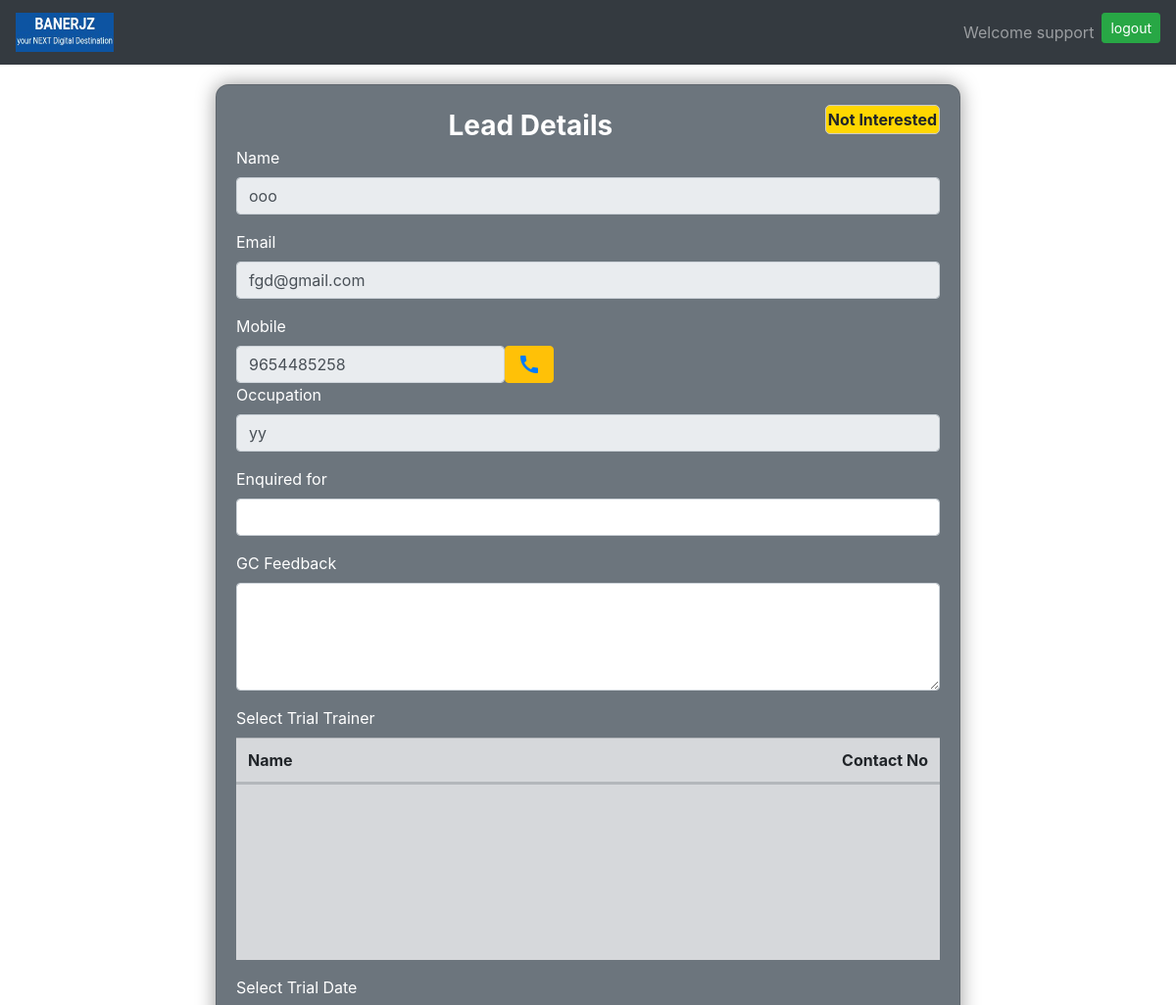
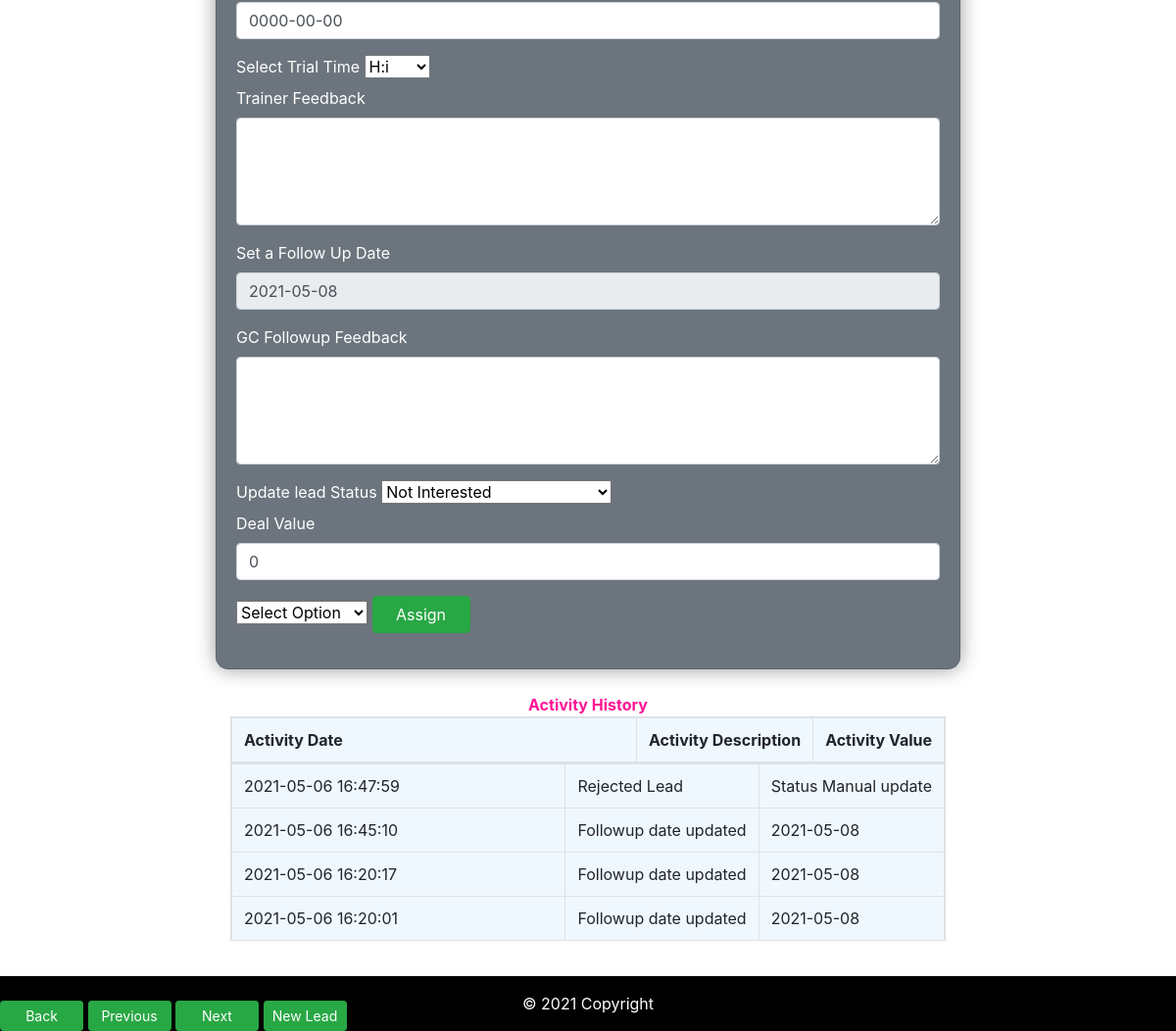
Page /form.php (signed in) on the committed database (2 pictures, top to bottom).
### tables this page shows
CREATE TABLE `leads` (
  `lead_id` int NOT NULL AUTO_INCREMENT,
  `lead_user_id` int NOT NULL,
  `lead_assigned` varchar(255) NOT NULL,
  `lead_email` varchar(255) NOT NULL,
  `lead_name` varchar(255) NOT NULL,
  `lead_phonenumber` varchar(12) NOT NULL,
  `lead_jobtitle` varchar(255) NOT NULL,
  `lead_status` varchar(255) NOT NULL,
  `lead_callcount` int NOT NULL,
  `lead_date` date NOT NULL,
  `lead_trail_date` date NOT NULL,
  `lead_trail_time` time NOT NULL,
  `lead_followupdate` date NOT NULL,
  PRIMARY KEY (`lead_id`)
);

CREATE TABLE `feedbacks` (
  `feedbacks_id` int NOT NULL AUTO_INCREMENT,
  `feedback_lead_id` int NOT NULL,
  `feedback_title` text NOT NULL,
  `feedback_date` datetime NOT NULL,
  `feedback_enquiry` varchar(255) NOT NULL,
  `feedback_gcfeedback` varchar(255) NOT NULL,
  `feedback_trainer` varchar(255) DEFAULT NULL,
  `feedback_trainerfeedback` varchar(255) NOT NULL,
  `feedback_leadstatus` varchar(255) NOT NULL,
  `feedback_leadvalue` int NOT NULL DEFAULT '0',
  PRIMARY KEY (`feedbacks_id`)
);

CREATE TABLE `mapleadactivity` (
  `mapleadactivity_id` int NOT NULL AUTO_INCREMENT,
  `mapactivity_lead_id` int NOT NULL,
  `mapactivity_activity_id` int NOT NULL,
  `mapleadactivity_date` datetime NOT NULL,
  `mapleadactivity_value` varchar(200) NOT NULL,
  PRIMARY KEY (`mapleadactivity_id`)
);

CREATE TABLE `activitys` (
  `activity_id` int NOT NULL AUTO_INCREMENT,
  `activity_description` varchar(255) NOT NULL,
  PRIMARY KEY (`activity_id`)
);

### form.php (the view, shortened to what this page needs)
<?php
include "header.php";
include "db.php";
?>
<?php
$id = $_SESSION["id"];
$today = date("Y-m-d");
if (!empty($lead_id)) {
  $q = "SELECT * FROM `leads` LEFT JOIN feedbacks ON leads.lead_id=feedbacks.feedback_lead_id WHERE leads.lead_id=" . $lead_id . "";
  $qry = mysqli_query($conn, $q);
  $data = $qry->fetch_assoc();
  $lead_name = $data['lead_name'];
  $lead_email = $data['lead_email'];
  $lead_phonenumber = $data['lead_phonenumber'];
  $lead_jobtitle = $data['lead_jobtitle'];
  $feedback_title = $data['feedback_title'];
  $feedback_date = $data['feedback_date'];
  $feedback_enquiry = $data['feedback_enquiry'];
  $feedback_gcfeedback = $data['feedback_gcfeedback'];
  $feedback_selectdate = $data['lead_trail_date'];
  $feedback_selecttime = $data['lead_trail_time'];
  $feedback_trainerfeedback = $data['feedback_trainerfeedback'];
  $feedback_leadstatus = $data['feedback_leadstatus'];
  $feedback_followupdate = $data['lead_followupdate'];
  $feedback_leadvalue = $data['feedback_leadvalue'];
} else {
  $today_last = "SELECT COUNT(*) AS total_tead FROM `leads` WHERE lead_date = '" . $today . "' AND lead_user_id = " . $id . "";
  $resp = $conn->query($today_last);
  $total_result = $resp->fetch_assoc();
  $fetch_date = '';
  $dec_day = 1;
  if ($total_result['total_tead']  == 0) {
    for ($i = 0; $i < $dec_day; $i++) {
      $fetch_date = date('Y-m-d', strtotime('-' . $dec_day . ' day'));
      $sqli = "SELECT COUNT(*) AS total_tead FROM `leads` WHERE lead_date = '" . $fetch_date . "' AND lead_user_id = " . $id . "";
      $dataxx = $conn->query($sqli);
      $totalResult = $dataxx->fetch_assoc();
      if ($totalResult['total_tead'] == 0) {
        $dec_day = $dec_day + 1;
      }
    }
  } else {
    $fetch_date = date("Y-m-d");
  }
  $feedback_sql = "SELECT  COUNT(feedbacks_id) as feedbacks_count FROM leads LEFT JOIN feedbacks ON leads.lead_id=feedbacks.feedback_lead_id WHERE lead_user_id= " . $id . " AND lead_date= '" . $fetch_date . "'";
  $re = $conn->query($feedback_sql);
  $row = $re->fetch_assoc();
  $feedbackCount = $row['feedbacks_count'];
  if ($feedbackCount == 0) {
    $feedbackStatus = "";
  } else {
    $feedbackStatus = " AND feedback_leadstatus !='Lead_Enrolled' AND feedback_leadstatus !='Lead_Enrolled_without_Trial'";
  }
  $sql = "SELECT * FROM leads LEFT JOIN feedbacks ON leads.lead_id=feedbacks.feedback_lead_id WHERE lead_user_id= " . $id . " AND lead_date= '" . $fetch_date . "' $feedbackStatus  ORDER BY lead_id DESC LIMIT 1";
  $res = $conn->query($sql);
  $count = $res->num_rows;
  if ($count > 0) {
    $total = $res->fetch_assoc();
    $lead_id = $total['lead_id'];
    $lead_name = $total['lead_name'];
    $lead_email = $total['lead_email'];
    $lead_phonenumber = $total['lead_phonenumber'];
    $lead_jobtitle = $total['lead_jobtitle'];
    $feedback_title = $total['feedback_title'];
    $feedback_enquiry = $total['feedback_enquiry'];
    $feedback_gcfeedback = $total['feedback_gcfeedback'];
    $feedback_selectdate = $total['lead_trail_date'];
    $feedback_trainerfeedback = $total['feedback_trainerfeedback'];
    $feedback_leadstatus = $total['feedback_leadstatus'];
    $feedback_followupdate = $total['lead_followupdate'];
    $feedback_leadvalue = $total['feedback_leadvalue'];
  } else {
    $lead_id = 0;
  }
}
?>
<div class="container-fluid">
  <div class="row">
    <div class="col-md-8 col-12 m-auto" style="padding: 20px;">
      <div class="card bg-secondary" style="border-radius: 13px;box-shadow: 0 0 20px rgba(0,0,0,0.4);">
        <div class="card-body">
          <div class="text-center">
            <span class="text-center text-white font-weight-bold lead-details">Lead Details</span><b><span class="current-status"></span></b>
          </div>
          <div class="form-group">
            <label class="text-white">Name</label>
            <input type="text" name="name" id="name" class="form-control" value="<?php echo $lead_name; ?>" class="field left" readonly="readonly">
          </div>
          <div class="form-group">
            <label class="text-white">Email</label>
            <input type="email" class="form-control" name="email" value="<?php echo $lead_email; ?>" class="field left" readonly="readonly">
          </div>
          <label class="text-white">Mobile</label>
          <div class="form-inline">
            <input type="text" class="form-control" name="number" value="<?php echo $lead_phonenumber; ?>" class="field left" readonly="readonly">
            <button onclick="callstatus(<?php echo $lead_id; ?>)" class="btn btn-warning"><i class="material-icons"><a href="tel:<?php echo $lead_phonenumber; ?>">call</a></i></button>
          </div>
          <div class="form-group">
            <label class="text-white">Occupation</label>
            <input type="text" class="form-control" name="ocupation" value="<?php echo $lead_jobtitle; ?>" class="field left" readonly="readonly">
          </div>
          <form action="feedback.php" method="post" autocomplete="off" onsubmit="return confirm('Do you want to save?');">
            <div class="form-group">
              <label class="text-white">Enquired for</label>
              <input type="text" class="form-control" name="enquiry" id="enquiry" value="<?php echo $feedback_enquiry; ?>">
            </div>
            <div class="form-group">
              <label class="text-white">GC Feedback</label>
              <textarea rows="4" cols="100" class="form-control" name="gcfeedback" id="gcfeedback"><?php echo $feedback_title; ?></textarea>
            </div>
            <div class="form-group">
              <label class="text-white">Select Trial Trainer</label>
              <table class="table table-secondary table-hover table-fixed" id="trainer_table" value="">
                <thead>
                  <tr>
                    <th>Name</th>
                    <th>Contact No</th>
                  </tr>
                </thead>
                <tbody>
                  <tr>
                    <td></td>
                    <td></td>
                  </tr>
                </tbody>
              </table>
            </div>
            <div class="form-group">
              <label class="text-white">Select Trial Date</label>
              <input type="text" class="form-control" name="trail_date" id="trail_date" value="<?php echo $feedback_selectdate; ?>">
            </div>
            <div>
              <label class="text-white">Select Trial Time</label>
              <select name="selecttime" id="trail_time">
                <option value="00:00:00">H:i</option>
              </select>
            </div>
            <div class="form-group">
              <label class="text-white">Trainer Feedback</label>
              <textarea rows="4" cols="100" class="form-control" name="trainerfeedback" id="trainer_feedback"><?php echo $feedback_trainerfeedback; ?></textarea>
            </div>
            <div class="form-group">
              <label class="text-white">Set a Follow Up Date</label>
              <input type="text" class="form-control" name="followdate" id="followdate" value="<?php echo  $feedback_followupdate; ?>" readonly>
            </div>
            <div class="form-group">
              <label class="text-white">GC Followup Feedback</label>
              <textarea rows="4" cols="100" class="form-control" name="followupfeedback" row="5" id="gc_follow_up_feedback"><?php echo $feedback_gcfeedback; ?></textarea>
            </div>
            <div>
              <label class="text-white">Update lead Status</label>
              <select name="leadstatus" value="<?php echo $feedback_leadstatus; ?>" id="lead_status">
                <option value="Not_Interested">Not Interested</option>
              </select>
            </div>
            <div class="form-group">
              <label class="text-white">Deal Value</label>
              <input type="number" name="number" id="deal_value" class="form-control" value="<?php echo $feedback_leadvalue; ?>">
            </div>
            <select name="assign_pool" id="assign_pool">
              <option value="">Select Option</option>
            </select>
            <div class="btn-group">
              <button type="button" onclick="assign_to_pool(<?php echo $lead_id; ?>)" class="btn btn-success" style="width:100px;">Assign</button>
            </div>
          </form>
        </div>
      </div>
      <div class="container-fluid">
        <div class="row">
          <label style="margin: auto;color: deeppink;"><b>Activity History</b></label>
          <div class="col-md-12 col-12" style="overflow-x:auto;" id="lead_activity">
            <table class="table table-bordered" style="background-color: aliceblue;">
              <thead>
                <tr>
                  <th>Activity Date</th>
                  <th>Activity Description</th>
                  <th>Activity Value</th>
                </tr>
              </thead>
              <tbody id="table_call">
                <?php
                $today_activity = "SELECT * FROM mapleadactivity JOIN activitys ON activitys.activity_id=mapleadactivity.mapactivity_activity_id JOIN leads ON leads.lead_id=mapleadactivity.mapactivity_lead_id JOIN users ON users.users_id=leads.lead_user_id WHERE mapleadactivity.mapactivity_lead_id= " . $lead_id . " AND users.users_id= " . $id . " ORDER BY mapleadactivity.mapleadactivity_date DESC";
                if ($today_leads_result = mysqli_query($conn, $today_activity)) {
                  while ($row = $today_leads_result->fetch_assoc()) {
                ?>
                    <tr>
                      <td><?php echo $row['mapleadactivity_date']; ?></td>
                      <td><?php echo $row['activity_description']; ?></td>
                      <td><?php echo $row['mapleadactivity_value']; ?></td>
                    </tr>
                <?php
                  }
                }
                ?>
              </tbody>
            </table>
          </div>
        </div>
      </div>
      <div class="container">
        <div class="row">
          <div class="fixed-bottom ">
            <a href="customer.php"> <button type="button" class="btn btn-sm btn-success" style="width:85px;">Back</button></a>
            <a href="#"> <button type="button" id="btn_pre" onclick="previous_lead(<?php echo $lead_id; ?>)" class="btn btn-sm btn-success" style="width:85px;">Previous</button></a>
            <a href="#"><button type="button" id="btn_next" onclick="next_lead(<?php echo $lead_id; ?>)" class="btn btn-sm btn-success" style="width:85px;">Next</button></a>
            <a href="#"><button type="button" class="btn btn-sm btn-success" onclick="check_available_lead()" style="width:85px;">New Lead</button></a>
          </div>
        </div>
      </div>
    </div>
  </div>
</div>
<?php include "footer.php"; ?>

### header.php (shortened to what this page needs)
<html>
<head>
  <link rel="stylesheet" href="https://maxcdn.bootstrapcdn.com/bootstrap/4.5.2/css/bootstrap.min.css">
  <link rel="stylesheet" href="https://unpkg.com/swiper/swiper-bundle.min.css">
  <link rel="stylesheet" href="https://cdnjs.cloudflare.com/ajax/libs/font-awesome/4.7.0/css/font-awesome.min.css">
  <link rel="stylesheet" href="//code.jquery.com/ui/1.12.1/themes/base/jquery-ui.css">
</head>
<body>
  <nav class="navbar navbar-expand-md bg-dark navbar-dark ">
    <a class="navbar-brand" href="customer.php"><img src="banerjz.jpeg" width="100" height="40" alt="logo"></a>
    <ul class="navbar-nav ml-auto">
      <li class="nav-item">
        <a class="nav-link" href="#"><?php
                                      if ($_SESSION["name"]) {
                                      ?>
            Welcome <?php echo $_SESSION["name"]; ?>
          <?php
                                      } else echo "<h1>Please login first .</h1>";
          ?>
        </a>
      </li>
      <li>
        <a href="logout.php" title="Logout">
          <button class="btn btn-sm btn-success navbar-btn text-white">
            logout
          </button>
        </a>
      </li>
    </ul>
  </nav>

### footer.php
<footer>
<div class="text-center text-white p-3 " style="background-color: black;">
    © 2021 Copyright
  </div>
</footer>
</body>
</html>

### header.php (style rules this page uses)
html { font-size: 100%; }

### form.php (style rules this page uses)
@media only screen and (min-width: 280px) { .current-status { width: 40%; } }
@media only screen and (min-width: 1024px) { .current-status { width: auto; } }
thead { display: block; }
tbody { display: block; overflow-y: auto; overflow-x: auto; height: 180px; white-space: nowrap; }
td, th { width: 100%; }
table { width: auto; white-space: nowrap; }
.lead-details { font-size: 28px; }
.current-status { float: right; border: 1px solid #ccc; border-radius: 5px; padding: 2px; background-color: gold; }

### rows in the picture
leads: name "ooo", email "fgd@gmail.com", number "9654485258", ocupation "yy", trail_date "0000-00-00", followdate "2021-05-08", leadstatus "Not Interested", number "0"
mapleadactivity: mapleadactivity_date "2021-05-06 16:47:59", activitys.activity_description "Rejected Lead", mapleadactivity_value "Status Manual update"
mapleadactivity: mapleadactivity_date "2021-05-06 16:45:10", activitys.activity_description "Followup date updated", mapleadactivity_value "2021-05-08"
mapleadactivity: mapleadactivity_date "2021-05-06 16:20:17", activitys.activity_description "Followup date updated", mapleadactivity_value "2021-05-08"
mapleadactivity: mapleadactivity_date "2021-05-06 16:20:01", activitys.activity_description "Followup date updated", mapleadactivity_value "2021-05-08"

### other values in the picture
$_SESSION["name"] "support"
